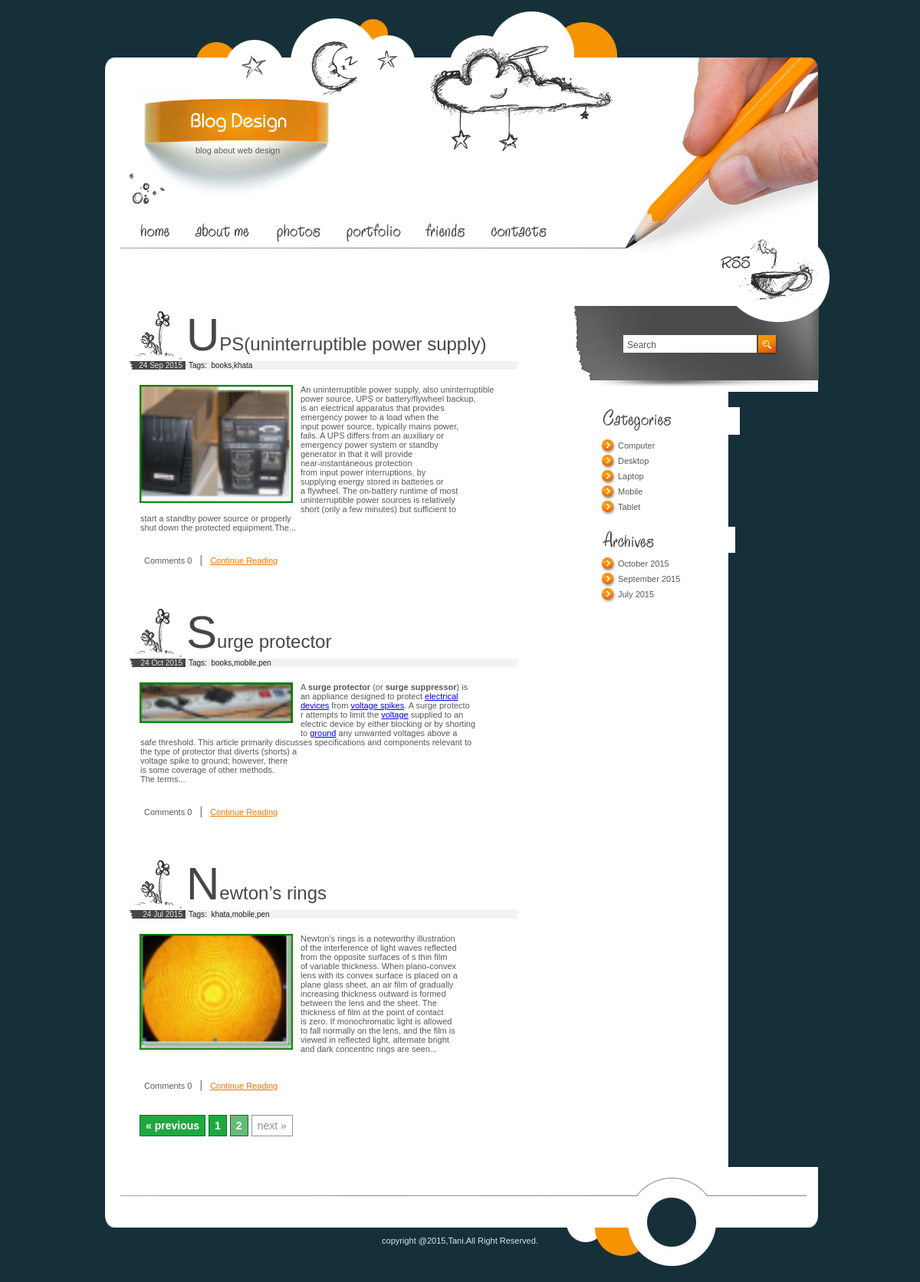
The app's page /index.php?page=2 with its own data.
### tables this page shows
CREATE TABLE IF NOT EXISTS `tbl_post` (
  `post_id` int(11) NOT NULL AUTO_INCREMENT,
  `post_title` varchar(250) NOT NULL,
  `post_description` text NOT NULL,
  `post_image` varchar(250) NOT NULL,
  `cat_id` int(11) NOT NULL,
  `tag_id` varchar(255) NOT NULL,
  `post_date` varchar(255) NOT NULL,
  `year` varchar(4) NOT NULL,
  `month` varchar(2) NOT NULL,
  `post_timestamp` varchar(255) NOT NULL,
  PRIMARY KEY (`post_id`)
);

CREATE TABLE IF NOT EXISTS `tbl_category` (
  `cat_id` int(11) NOT NULL AUTO_INCREMENT,
  `cat_name` varchar(256) NOT NULL,
  PRIMARY KEY (`cat_id`)
);

CREATE TABLE IF NOT EXISTS `tbl_footer` (
  `id` int(11) NOT NULL AUTO_INCREMENT,
  `description` text NOT NULL,
  PRIMARY KEY (`id`)
);

### index.php (the view, shortened to what this page needs)
<?php include('header.php');?>
<?php
		include('config.php');
	$adjacents = 7;
	$statement = $db->prepare("SELECT * FROM tbl_post ORDER BY post_id DESC");
	$statement->execute();
	$total_pages = $statement->rowCount();
	$targetpage = $_SERVER['PHP_SELF'];
	$limit = 5;
	$page = @$_GET['page'];
	if($page)
		$start = ($page - 1) * $limit;
	else
		$start = 0;
	$statement = $db->prepare("SELECT * FROM tbl_post ORDER BY post_id DESC LIMIT $start, $limit");
	$statement->execute();
	$result = $statement->fetchAll(PDO::FETCH_ASSOC);
	$prev = $page - 1;
	$next = $page + 1;
	$lastpage = ceil($total_pages/$limit);
	$pagination = "";
	if($lastpage > 1)
	{
		$pagination .= "<div class=\"pagination\">";
		if ($page > 1)
			$pagination.= "<a href=\"$targetpage?page=$prev\">&#171; previous</a>";
		else
			$pagination.= "<span class=\"disabled\">&#171; previous</span>";
		if ($lastpage < 7 + ($adjacents * 2))
		{
			for ($counter = 1; $counter <= $lastpage; $counter++)
			{
				if ($counter == $page)
					$pagination.= "<span class=\"current\">$counter</span>";
				else
					$pagination.= "<a href=\"$targetpage?page=$counter\">$counter</a>";
			}
		}
		if ($page < $counter - 1)
			$pagination.= "<a href=\"$targetpage?page=$next\">next &#187;</a>";
		else
			$pagination.= "<span class=\"disabled\">next &#187;</span>";
		$pagination.= "</div>\n";
	}
		foreach($result as $row){
			?>
			<div class="post">
		<h2><?php echo $row['post_title']?></h2>
		<div>
		<span class="date">
		<?php
		$post_date=$row['post_date'];
		$day=substr($post_date,8,2);
		$month=substr($post_date,5,2);
		$year=substr($post_date,0,4);
		if($month=='07'){$month="Jul";}
		if($month=='09'){$month="Sep";}
		if($month=='10'){$month="Oct";}
		echo $day.' '.$month.' '.$year  ;
		?>
		</span>
		<span class="categories">
		Tags:&nbsp;
		<?php
		$arr=explode(",",$row['tag_id']);
		$count_arr=count(explode(",",$row['tag_id']));
		$k=0;
		for($j=0;$j<$count_arr;$j++)
		{
			$statement1=$db->prepare("SELECT * FROM tbl_tag WHERE tag_id=?");
			$statement1->execute(array($arr[$j]));
			$result1=$statement1->fetchAll(PDO::FETCH_ASSOC);
			foreach($result1 as $row1){
			$arr1[$k]=$row1['tag_name'];
			}
			$k++;
		}
		$tag_names=implode(",",$arr1);
		echo $tag_names;
		?>
		</span>
		</div>
		<div class="description">
			<img src="uploads/<?php echo $row['post_image']; ?>" alt="" width="200" style="float:left;"/>
			<?php
			$pieces=explode(" ",$row['post_description']);
			$final_words=implode(" ",array_splice($pieces,0,80));
			$final_words=$final_words.'...';
			?>
			<?php echo $final_words;?>
		</div>
		<p class="comments">
		Comments
		<?php
			$statement1 = $db->prepare("SELECT * FROM tbl_comment WHERE post_id=? AND active=1");
			$statement1->execute(array($row['post_id']));
			$total_num= $statement1->rowCount();
			echo  $total_num;
		?>
		<span>|</span>   <a href="index2.php?id=<?php echo $row['post_id'];?>">Continue Reading</a></p>
	</div>
			<?php
		}
		?>
		<div class="pagination">
		<?php
		echo $pagination;
		?>
		</div>
<?php include('footer.php');?>

### footer.php (shortened to what this page needs)
</div>
		<div id="sidebar">
		    <div id="search">
				<input type="text" value="Search"> <a href="#"><img src="images/go.gif" alt="" width="26" height="26" /></a>
			</div>
			<div class="list">
				<img src="images/title1.gif" alt="" width="186" height="36" />
				<ul>
					<?php
				include('config.php');
				$statement=$db->prepare("SELECT * FROM tbl_category ORDER BY cat_name ASC");
				$statement->execute();
				$result=$statement->fetchAll(PDO::FETCH_ASSOC);
				foreach($result as $row){
								?>
								<li><a href="category.php?id=<?php echo $row['cat_id'];?>"><?php echo $row['cat_name'];?></a></li>
									<?php
									}
					?>
				</ul>
				<img src="images/title2.gif" alt="" width="180" height="34" />
					<?php
					$j=0;
				include('config.php');
				$statement=$db->prepare("SELECT distinct(post_date) FROM tbl_post ORDER BY post_date  DESC");
				$statement->execute();
				$result=$statement->fetchAll(PDO::FETCH_ASSOC);
				foreach($result as $row){
								$ym=substr($row['post_date'],0,7);
								$arr_date[$j]=$ym;
								$j++;
									}
									$result=array_unique($arr_date);
									$final_val=implode(",",$result);
									$final_arr_date=explode(",",$final_val);
									$final_arr_date_count=count(explode(",",$final_val)) ;
					?>
				<ul>
				<?php
				for($j=0;$j<$final_arr_date_count;$j++)
									{
													$month=substr($final_arr_date[$j],5,2);
													$year=substr($final_arr_date[$j],0,4);
													if($month=='07'){$month_full="July";}
													if($month=='09'){$month_full="September";}
													if($month=='10'){$month_full="October";}
													?>
													<li>
												<a href="archives.php?date=<?php echo $final_arr_date[$j];?>"><?php echo $month_full.'  '.$year."<br>";?></a>
													</li>
													<?php
														}
											?>
				</ul>
			</div>
		</div>
	</div>
	<div id="footer">
		<p>
		 <?php
			include('config.php');
			$statement=$db->prepare("SELECT * FROM tbl_footer WHERE id=1");
			$statement->execute();
			$result=$statement->fetchAll(PDO::FETCH_ASSOC);
			foreach($result as $row){
								echo $row['description'];
								}
		 ?>
		</p>
	</div>
</body>
</html>

### style.css (style rules this page uses)
* { margin:0px; padding:0px; }
img { border:0px }
html { width:100%; height:100%; background-color:#163039; }
body { background-image: url("images/bg.gif"); background-position: left top; background-repeat: repeat-y; margin: 0 200px 0 100px; position: relative; width: 850px; }
html > body { height:auto; min-height:100%; }
#footer { height:150px; position:absolute; bottom:0px; background-image:url(images/footer_bg.jpg); background-position:top left; background-repeat:no-repeat; width:1000px; font-family:Tahoma, sans-serif; font-size:11px; color:#D8E4E8; }
#footer p { width:100%; text-align:center; padding:90px 0 0 0 }
#sidebar { width:356px; float:left }
.post { padding:0 0 35px 0; overflow:hidden; width:532px; float:left; }
.post h2 { font-family:Arial, Helvetica, sans-serif; font-size:24px; color:#474747; font-weight:normal; display:block; padding:15px 0 0 75px; / line-height:70px; background-image:url(images/h_bg.jpg); background-position:bottom left; background-repeat:no-repeat; }
.post h2:first-letter { font-size:60px; }
.date { display:block; float:left; background-image:url(images/date_bg.gif); background-position:top left; background-repeat:no-repeat; width:70px; text-align:right; font-family:Arial, Helvetica, sans-serif; font-size:10px; color:#E6E5E5; padding:0 4px 0 0 }
.categories { display:block; float:left; background-image:url(images/categories_bg.gif); background-position:top left; background-repeat:no-repeat; width:454px; font-family:Arial, Helvetica, sans-serif; font-size:10px; color:#1D1D1D; padding:0 0 0 4px }
.description { width:500px; padding:20px 0 0 0; float:left; margin:0 0 15px 0; }
.post .description img { float:left; padding:0 10px 10px 14px; margin:0px; }
.post .description p { padding: 0 0 0 15px; }
.comments { display:block; float:left; line-height:17px; padding:5px 0 0 18px; }
.comments a { color:#F07402; text-decoration:underline }
.comments span { font-size:14px; color:#6E6E6E; padding:0 7px; line-height:17px; }
#search { background-image:url(images/search_bg.jpg); background-position:top left; background-repeat:no-repeat; width:356px; height:124px; margin:0 0 20px 0 }
#search input { width:169px; height:20px; border:0px; line-height:15px; font-family:Arial, Helvetica, sans-serif; font-size:12px; color:#595959; margin:50px 0 0 69px; padding:3px 0 0 5px; float:left }
#search a { display:block; float:left; margin:50px 0 0 2px }
.list { padding:0 0 15px 35px; }
.list ul { width:290px; overflow:hidden; padding:5px 0 15px 5px }
.list li { background-image: url("images/bullet.gif"); background-position: left top; background-repeat: no-repeat; float: left; height: 15px; line-height: 15px; list-style-type: none; padding: 0 0 5px 22px; width: 133px; }
.list a { font-family:Arial, Helvetica, sans-serif; font-size:11px; color:#595959; text-decoration:none; }
.post p { width:511px; padding:13px 0 0 20px; }
div.pagination { padding: 3px; margin: 3px; z-index: 1000; font-size: 14px; margin-bottom: 20px; }
div.pagination a { padding: 5px 7px; margin: 2px; border: 1px solid #0D6B23; text-decoration: none; background-color: #1DA93E; color: #FFF; font-weight: bold; }
div.pagination span.current { padding: 5px 7px; margin: 2px; border: 1px solid #0D6B23; font-weight: bold; background-color: #63BC78; color: #FFF; font-weight: bold; }
div.pagination span.disabled { padding: 5px 7px; margin: 2px; border: 1px solid #929693; color: #929693; }

### records on screen
tbl_post: post_title "UPS(uninterruptible power supply)", post_date "24", post_date "Sep", post_date "2015", tag_names "books,khata", post_image (picture), final_words "An uninterruptible power supply, also uninterruptible power source, UPS or battery/flywheel backup, is an electrical apparatus that provides emergency power to a load when the input power source, typically mains power, fails. A UPS differs from an auxiliary or emergency power system or standby generator in that it will provide near-instantaneous protection from input power interruptions, by supplying energy stored in batteries or a flywheel. The on-battery runtime of most uninterruptible power sources is relatively short (only a few minutes) but sufficient to start a standby power source or properly shut down the protected equipment.The...", total_num "0"
tbl_post: post_title "Surge protector", post_date "24", post_date "Oct", post_date "2015", tag_names "books,mobile,pen", post_image (picture), final_words "A surge protector (or surge suppressor ) is an appliance designed to protect electrical devices from voltage spikes . A surge protecto r attempts to limit the voltage supplied to an electric device by either blocking or by shorting to ground any unwanted voltages above a safe threshold. This article primarily discusses specifications and components relevant to the type of protector that diverts (shorts) a voltage spike to ground; however, there is some coverage of other methods. The terms...", total_num "0"
tbl_post: post_title "Newton’s rings", post_date "24", post_date "Jul", post_date "2015", tag_names "khata,mobile,pen", post_image (picture), final_words "Newton’s rings is a noteworthy illustration of the interference of light waves reflected from the opposite surfaces of s thin film of variable thickness. When plano-convex lens with its convex surface is placed on a plane glass sheet, an air film of gradually increasing thickness outward is formed between the lens and the sheet. The thickness of film at the point of contact is zero. If monochromatic light is allowed to fall normally on the lens, and the film is viewed in reflected light, alternate bright and dark concentric rings are seen...", total_num "0"
tbl_category: cat_name "Computer"
tbl_category: cat_name "Desktop"
tbl_category: cat_name "Laptop"
tbl_category: cat_name "Mobile"
tbl_category: cat_name "Tablet"
tbl_footer: description "copyright @2015,Tani.All Right Reserved."

### other values on screen
$month_full "October"
$year "2015"
$month_full "September"
$month_full "July"
